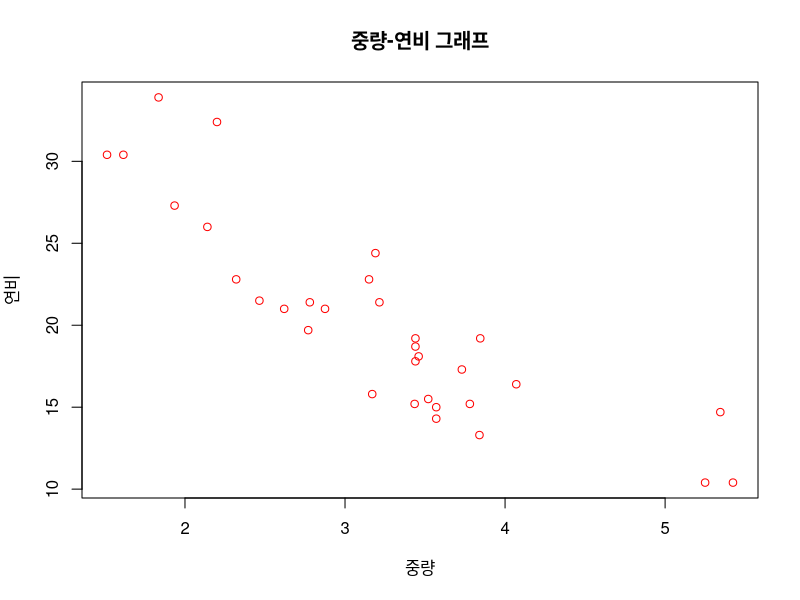
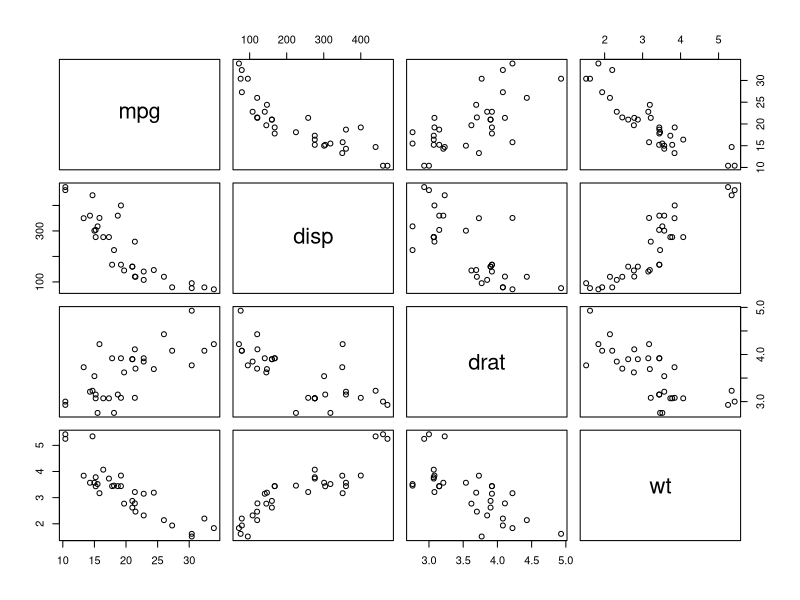
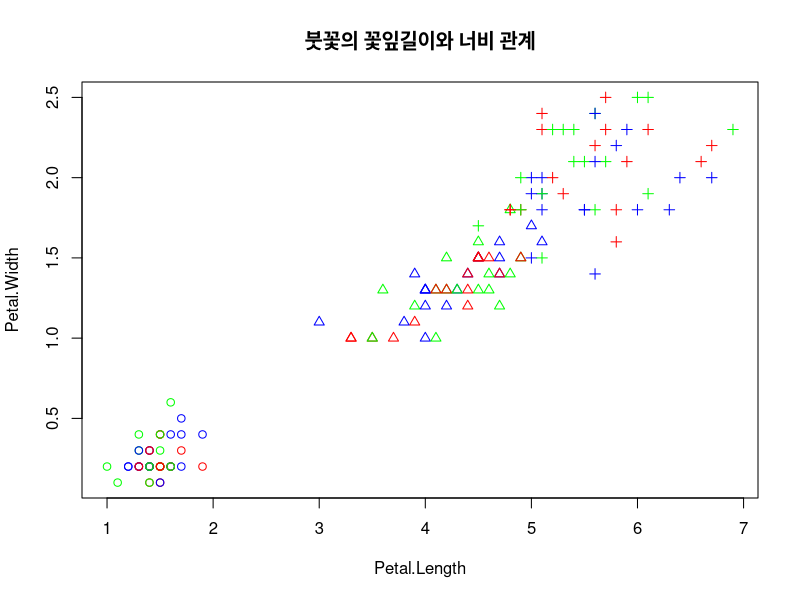
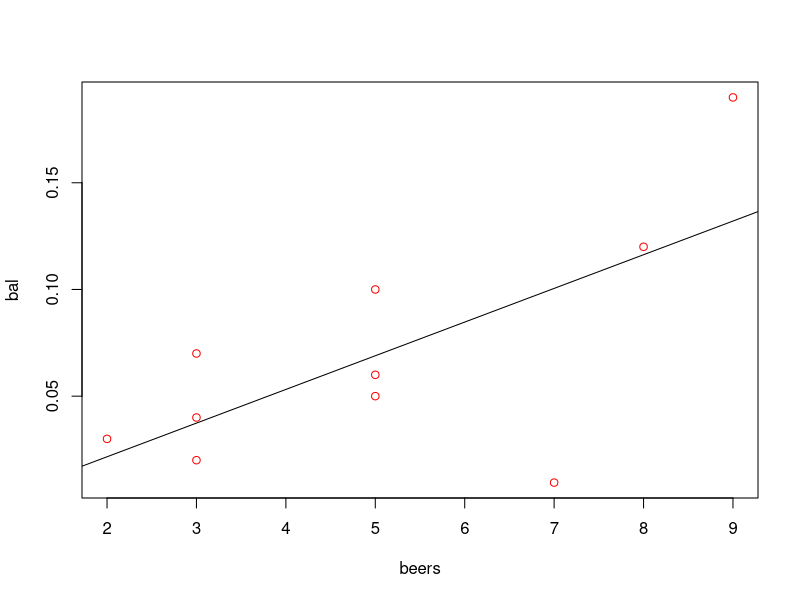
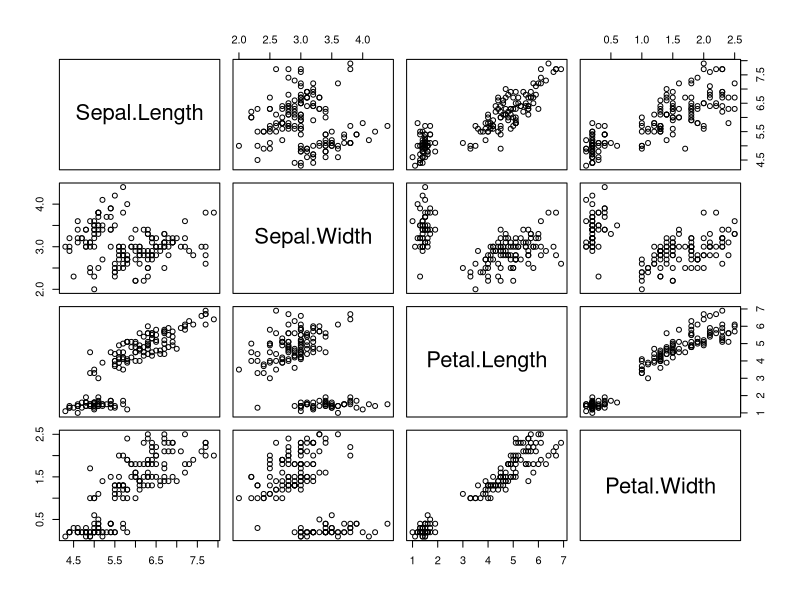
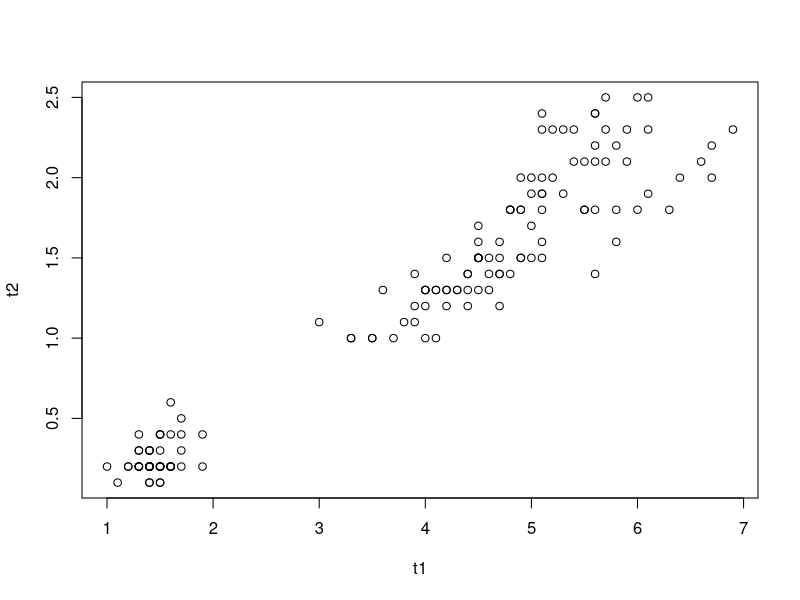
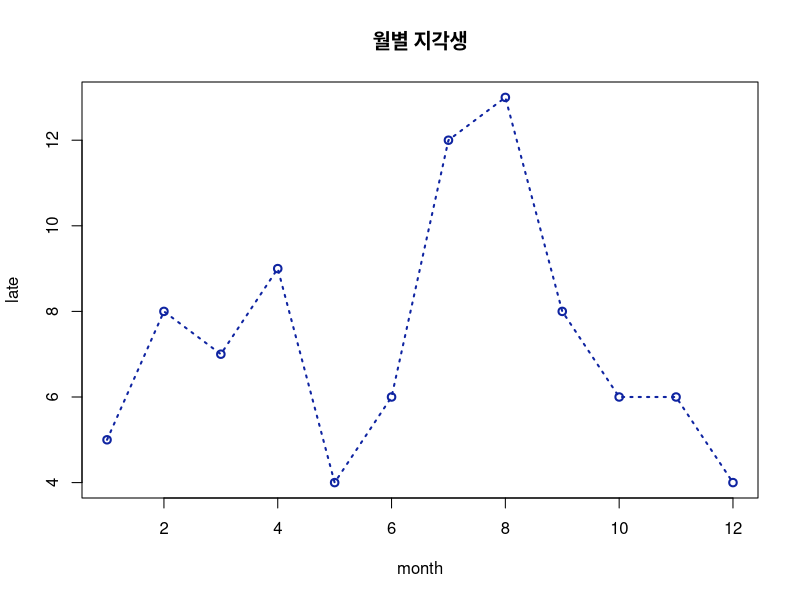
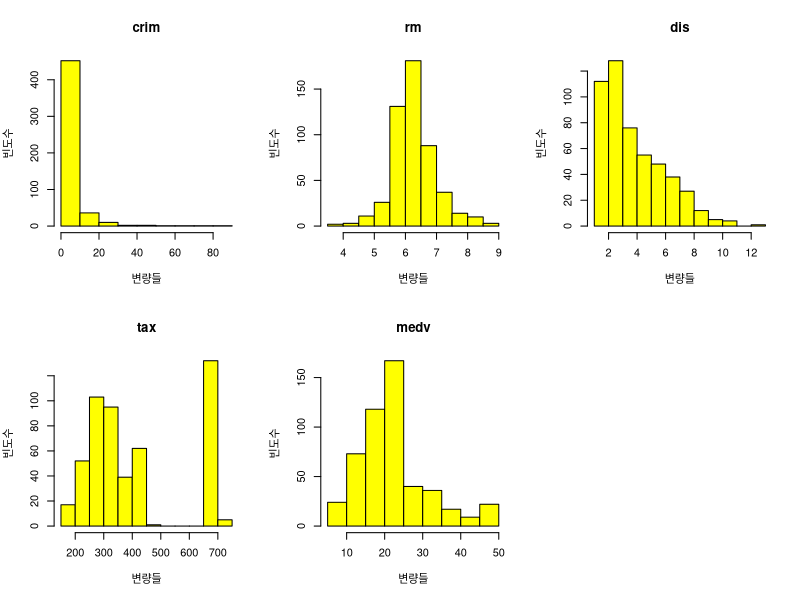

Write the R code that produced these figures, in order.
class(mtcars)
wt=(mtcars[,'wt'])
mpg=(mtcars[,'mpg'])
wt
mpg
plot(wt,mpg,main = '중량-연비 그래프',
     xlab='중량',ylab='연비',col='red',pch=1)

vars=c('mpg','disp','drat','wt')
target=mtcars[,vars]
pairs(target)


head(iris)
iris.2<-iris[,3:4]
iris.2

point=as.numeric(iris$Species) #문자를 숫자형태로 바꿈 pch를 위한것
point
color=c('red','green','blue')
plot(iris.2,main='붓꽃의 꽃잎길이와 너비 관계',pch=c(point),
     col=color)


x=c(2,3,5,6)
y=c(4,3,3,10)

tbl=data.frame(x,y)
tbl
cor(x,y)#상관계수 계산
beers = c(5,2,9,8,3,7,3,5,3,5)
bal <- c(0.1,0.03,0.19,0.12,0.04,0.0095,0.07, 	# 자료 입력
         0.06,0.02,0.05)
tbl=data.frame(beers,bal)
plot(bal~beers,data=tbl,col='red')
res=lm(bal~beers,data=tbl)
res
abline(res)
cor(beers,bal)
tbl<-iris[,1:4]
tbl
plot(tbl)

t1=iris$Petal.Length
t2=iris$Petal.Width
tbl3=data.frame(t1,t2)
plot(t1,t2)
tbl3
res<-lm(t1~t2,data = tbl3)
res
abline(res)
cor(t1,t2)

month=1:12
late=c(5,8,7,9,4,6,12,13,8,6,6,4)
plot(month,late,main='월별 지각생',type='o',lty=3,lwd=2,col='#0f24a1')

install.packages('mlbench')
library(mlbench)
data("BostonHousing")
head(BostonHousing)
dim(BostonHousing)
class(BostonHousing)
str(BostonHousing)

myds<-BostonHousing[,c("crim",'rm','dis','tax','medv')]
#필요한 열만
grp=c()
for(i in 1:nrow(myds)){
  if(myds$medv[i]>=25.0){
    grp[i]<-"H"
  } else if (myds$medv[i]<=17.0){
    grp[i]<-"L"
  }else{
    grp[i]<-"M"
  }
}
grp<-factor(grp)
grp<-factor(grp,levels=c("H","M","L"))

myds<-data.frame(myds,grp)
myds
levels(grp)

str(myds)
table(myds$grp)
dim(myds)
summary(myds[,1:4])

#4. 차트로 그리기 연속형 자료니깐 히스토그램,boxplot
par(mfrow =c(2,3))
for(i in 1:5){
  hist(myds[,i],main=colnames(myds)[i],col='yellow',
       xlab = "변량들",
       ylab = "빈도수")
}
